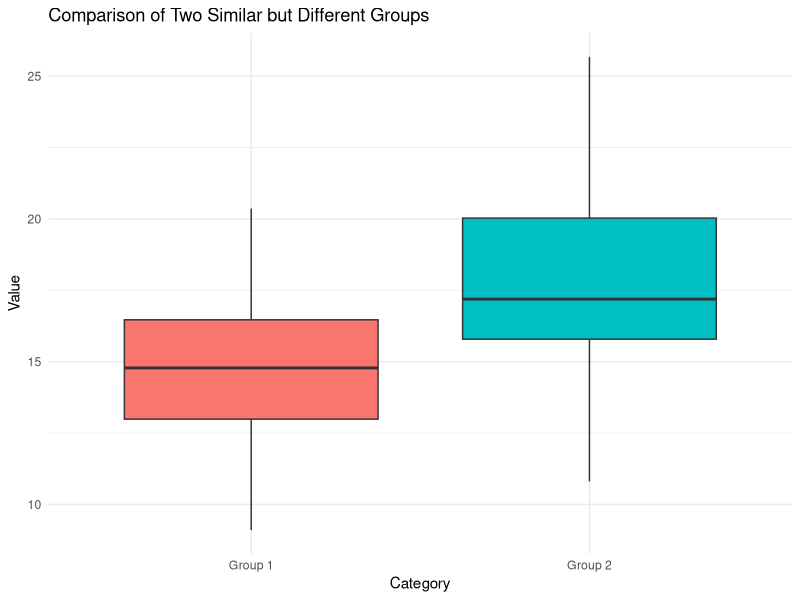
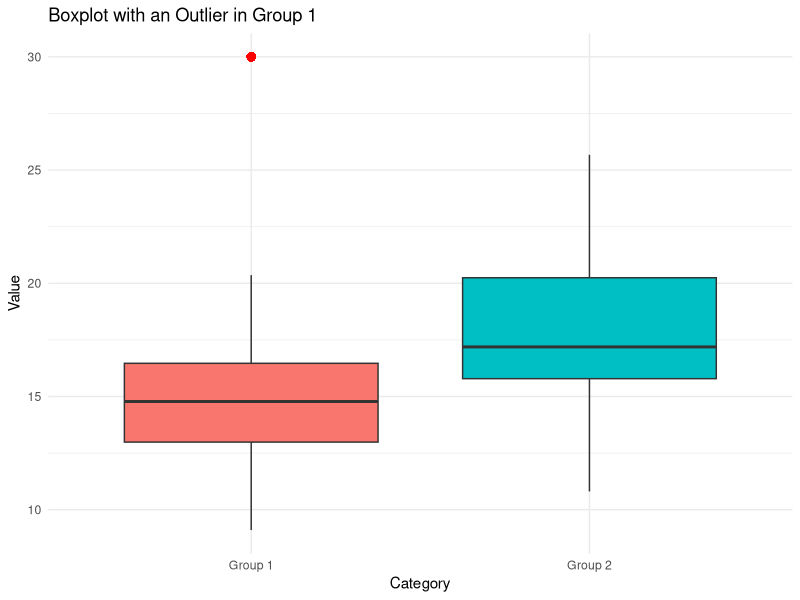
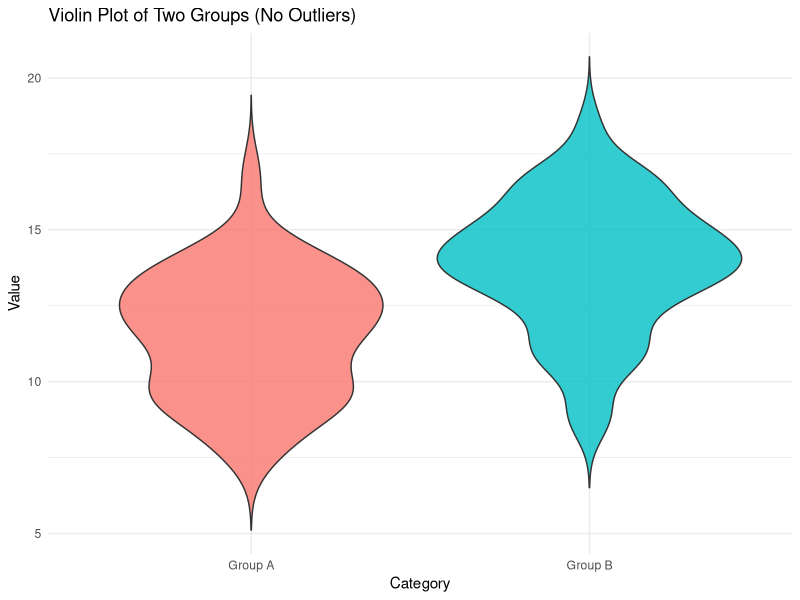
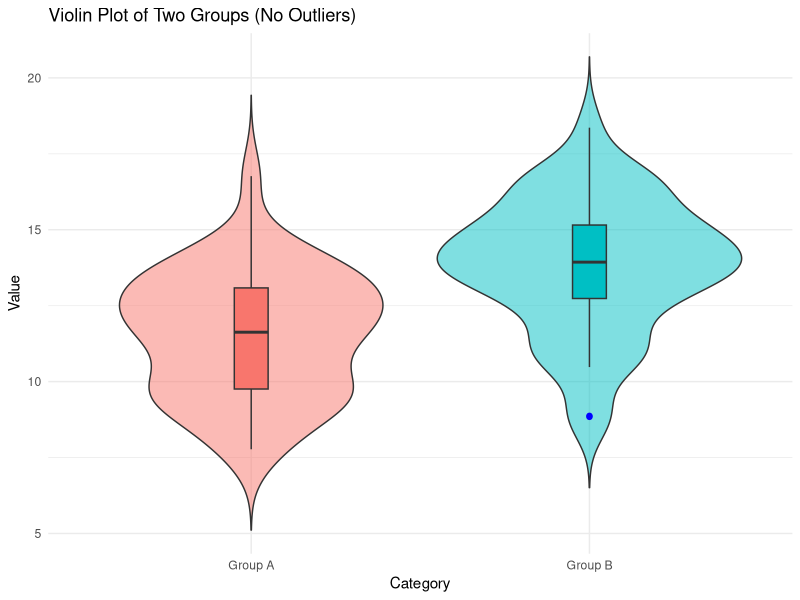
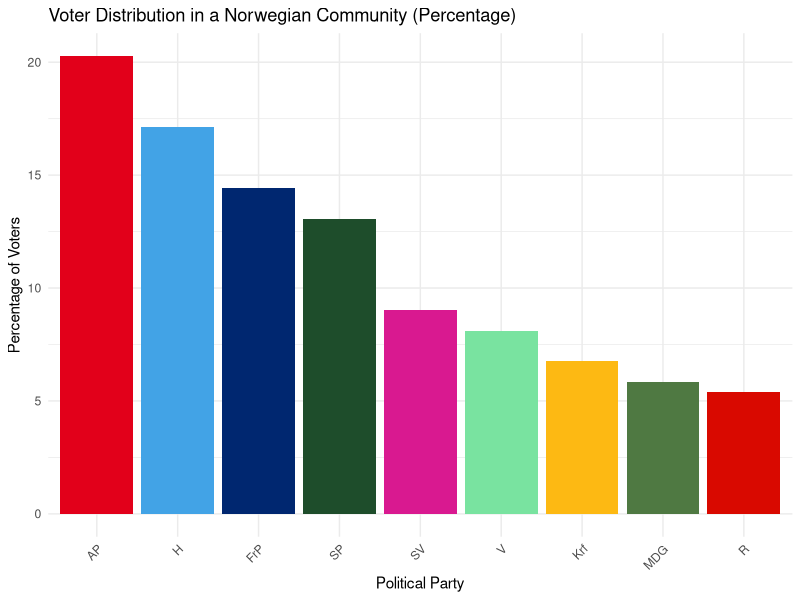
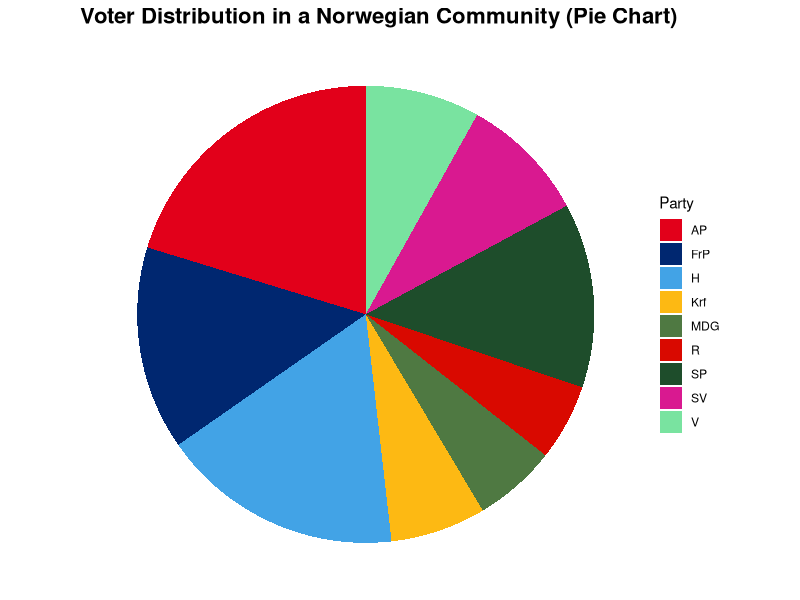
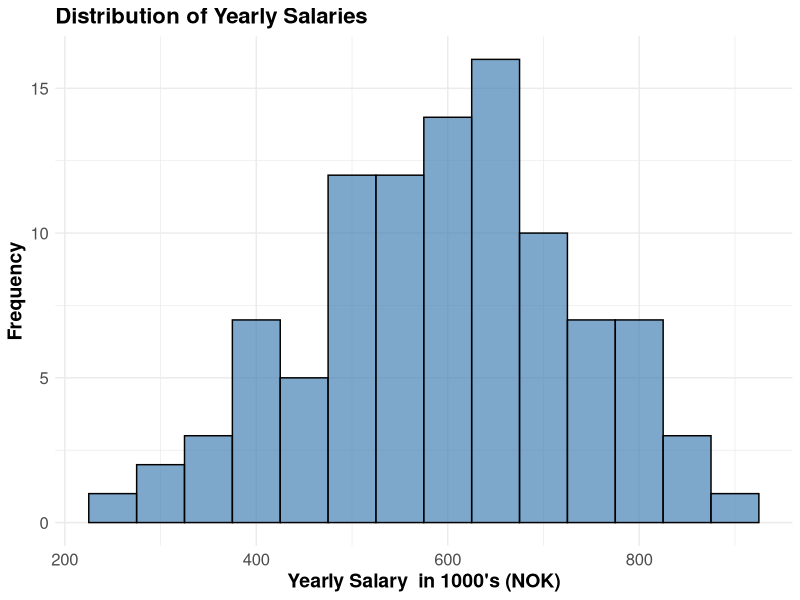
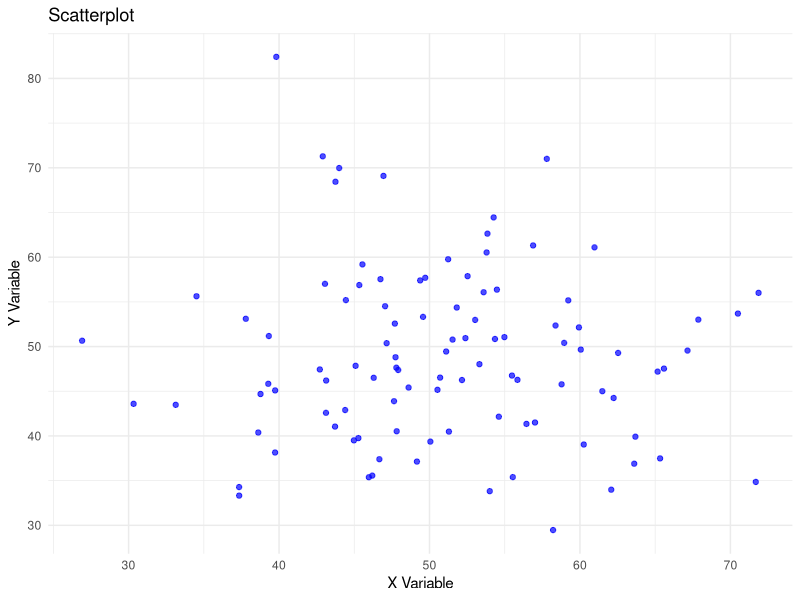

Source code (R) for these figures, in order:
## ---- chunk 1
# Load required package
library(ggplot2)

# Set seed for reproducibility
set.seed(123)

# Create dataset with two groups that have similar distributions but key differences
data <- data.frame(
  Category = rep(c("Group 1", "Group 2"), each = 30),
  Value = c(rnorm(30, mean = 15, sd = 3),  # Group 1: Mean 15, SD 3
            rnorm(30, mean = 17, sd = 4))  # Group 2: Mean 17, SD 4 (slightly higher mean, more spread)
)

# Generate the boxplot
plot <- ggplot(data, aes(x = Category, y = Value, fill = Category)) +
  geom_boxplot() +
  ggtitle("Comparison of Two Similar but Different Groups") +
  theme_minimal() +
  theme(legend.position = "none")  # Remove legend since we already have x-axis labels

# Display the plot
print(plot)


## ---- chunk 2
# Load required package
library(ggplot2)

# Set seed for reproducibility
set.seed(123)

# Create dataset with an outlier added to Group 1
data <- data.frame(
  Category = rep(c("Group 1", "Group 2"), each = 30),
  Value = c(rnorm(29, mean = 15, sd = 3),  # 29 normal values for Group 1
            30,  # Outlier for Group 1 (far from the main distribution)
            rnorm(30, mean = 17, sd = 4))  # Group 2 remains similar
)

# Generate the boxplot
plot <- ggplot(data, aes(x = Category, y = Value, fill = Category)) +
  geom_boxplot(outlier.shape = 16, outlier.size = 3, outlier.color = "red") + # Custom outlier style
  ggtitle("Boxplot with an Outlier in Group 1") +
  theme_minimal() +
  theme(legend.position = "none")  # Remove legend since x-axis labels are clear

# Display the plot
print(plot)

## ---- chunk 3
# Load required package
library(ggplot2)

# Set seed for reproducibility
set.seed(999)

# Create a new dataset with two groups, ensuring no extreme outliers
data <- data.frame(
  Category = rep(c("Group A", "Group B"), each = 40),  # 40 observations per group
  Value = c(rnorm(40, mean = 12, sd = 2),  # Group A: Mean 12, SD 2
            rnorm(40, mean = 14, sd = 2.5)) # Group B: Mean 14, SD 2.5 (slightly higher mean, more spread)
)

# Generate the violin plot
plot <- ggplot(data, aes(x = Category, y = Value, fill = Category)) +
  geom_violin(trim = FALSE, alpha = 0.8) +  # Violin plot to show distribution without trimming
  ggtitle("Violin Plot of Two Groups (No Outliers)") +
  theme_minimal() +
  theme(legend.position = "none")  # Remove legend since x-axis labels are clear

# Display the plot
print(plot)


## ---- chunk 4
# Load required package
library(ggplot2)

# Set seed for reproducibility
set.seed(999)

# Create a new dataset with two groups, ensuring no extreme outliers
data <- data.frame(
  Category = rep(c("Group A", "Group B"), each = 40),  # 40 observations per group
  Value = c(rnorm(40, mean = 12, sd = 2),  # Group A: Mean 12, SD 2
            rnorm(40, mean = 14, sd = 2.5)) # Group B: Mean 14, SD 2.5 (slightly higher mean, more spread)
)

# Generate the violin plot
plot <- ggplot(data, aes(x = Category, y = Value, fill = Category)) +
  geom_violin(trim = FALSE, alpha = 0.5) +  # Violin plot to show distribution without trimming
  geom_boxplot(width=0.1, outlier.color = "blue") + # boxplot
  ggtitle("Violin Plot of Two Groups (No Outliers)") +
  theme_minimal() +
  theme(legend.position = "none")  # Remove legend since x-axis labels are clear

# Display the plot
print(plot)
## ---- chunk 5
# Load required package
library(ggplot2)

# Create a dataset for voter distribution
data <- data.frame(
  Party = c("AP", "H", "FrP", 
            "SP", "SV", "V", 
            "Krf", "MDG", "R"),
  Voters = c(450, 380, 320, 290, 200, 180, 150, 130, 120)  # Hypothetical voter counts
)

# Calculate percentage of total voters
data$Percentage <- (data$Voters / sum(data$Voters)) * 100

# Custom colors for each party
party_colors <- c(
  "AP" = "#E2001A",
  "H" = "#42A3E6",
  "FrP" = "#002770",
  "SP" = "#1E4D2B",
  "SV" = "#D91990",
  "V" = "#79E3A0",
  "Krf" = "#FDB913",
  "MDG" = "#4F7942",
  "R" = "#D90900"
)

# Generate the bar plot with percentage y-axis
plot <- ggplot(data, aes(x = reorder(Party, -Percentage), y = Percentage, fill = Party)) +
  geom_bar(stat = "identity") +  # Use identity to plot exact values
  ggtitle("Voter Distribution in a Norwegian Community (Percentage)") +
  xlab("Political Party") +
  ylab("Percentage of Voters") +
  scale_fill_manual(values = party_colors) +  # Apply custom colors
  theme_minimal() +
  theme(axis.text.x = element_text(angle = 45, hjust = 1),  # Rotate x-axis labels for readability
        legend.position = "none")  # Hide legend since x-axis labels are clear

# Display the plot
print(plot)


## ---- chunk 6
# Load required package
library(ggplot2)

# Create a dataset for voter distribution
data <- data.frame(
  Party = c("AP", "H", "FrP", 
            "SP", "SV", "V", 
            "Krf", "MDG", "R"),
  Voters = c(450, 380, 320, 290, 200, 180, 150, 130, 120)  # Hypothetical voter counts
)

# Calculate percentage of total voters
data$Percentage <- (data$Voters / sum(data$Voters)) * 100

# Custom colors for each party
party_colors <- c(
  "AP" = "#E2001A",
  "H" = "#42A3E6",
  "FrP" = "#002770",
  "SP" = "#1E4D2B",
  "SV" = "#D91990",
  "V" = "#79E3A0",
  "Krf" = "#FDB913",
  "MDG" = "#4F7942",
  "R" = "#D90900"
)

# Generate the pie chart
pie_chart <- ggplot(data, aes(x = "", y = Percentage, fill = Party)) +
  geom_bar(stat = "identity", width = 1) +  # Create a bar chart to transform into a pie chart
  coord_polar(theta = "y") +  # Convert to a pie chart
  scale_fill_manual(values = party_colors) +  # Apply custom colors
  ggtitle("Voter Distribution in a Norwegian Community (Pie Chart)") +
  theme_void() +  # Remove background elements for a clean look
  theme(plot.title = element_text(size = 16, face = "bold"))

# Display the pie chart
print(pie_chart)

## ---- chunk 7
# Load required package
library(ggplot2)

# Set seed for reproducibility
set.seed(101)

# Generate a synthetic dataset of yearly salaries (in NOK)
data <- data.frame(
  Salary = c(rnorm(100, mean = 600, sd = 150))  # 100 salaries with normal distribution
)

# Generate the histogram
histogram <- ggplot(data, aes(x = Salary)) +
  geom_histogram(binwidth = 50, fill = "steelblue", color = "black", alpha = 0.7) +  # Histogram settings
  ggtitle("Distribution of Yearly Salaries") +
  xlab("Yearly Salary  in 1000's (NOK)") +
  ylab("Frequency") +
  theme_minimal() +
  theme(plot.title = element_text(size = 16, face = "bold"),
        axis.text = element_text(size = 12),
        axis.title = element_text(size = 14, face = "bold"))

# Display the histogram
print(histogram)

## ---- chunk 8
# Load required package
library(ggplot2)

# Set seed for reproducibility
set.seed(123)

# Generate dataset where the two variables are independent (no correlation)
data_independent <- data.frame(
  X = rnorm(100, mean = 50, sd = 10),  # Random X values
  Y = rnorm(100, mean = 50, sd = 10)   # Random Y values, independent of X
)


# Scatterplot of independent variables
scatter_independent <- ggplot(data_independent, aes(x = X, y = Y)) +
  geom_point(color = "blue", alpha = 0.7) +
  ggtitle("Scatterplot") +
  xlab("X Variable") +
  ylab("Y Variable") +
  theme_minimal()

# Display the plots
print(scatter_independent)

## ---- chunk 9
# Load required package
library(ggplot2)

# Set seed for reproducibility
set.seed(123)

# Generate dataset where the two variables have a strong positive correlation
data_correlated <- data.frame(
  X = rnorm(100, mean = 50, sd = 10)
)
data_correlated$Y <- data_correlated$X * 2 + rnorm(100, mean = 0, sd = 5)  # Strong linear relationship

# Scatterplot of correlated variables
scatter_correlated <- ggplot(data_correlated, aes(x = X, y = Y)) +
  geom_point(color = "red", alpha = 0.7) +

  ggtitle("Scatterplot") +
  xlab("X Variable") +
  ylab("Y Variable") +
  theme_minimal()

# Display the plot
print(scatter_correlated)

## ---- chunk 10
# Load required package
library(ggplot2)

# Set seed for reproducibility
set.seed(123)

# Generate dataset where the two variables have a strong positive correlation
data_correlated <- data.frame(
  X = rnorm(100, mean = 50, sd = 10)
)
data_correlated$Y <- data_correlated$X * 2 + rnorm(100, mean = 0, sd = 5)  # Strong linear relationship

# Scatterplot of correlated variables
scatter_correlated <- ggplot(data_correlated, aes(x = X, y = Y)) +
  geom_point(color = "red", alpha = 0.7) +
  geom_smooth(method = "lm", color = "black", se = FALSE) +  # Add a trend line
  ggtitle("Scatterplot of Strongly Correlated Variables") +
  xlab("X Variable") +
  ylab("Y Variable") +
  theme_minimal()

# Display the plot
print(scatter_correlated)

## ---- chunk 11
# Load required packages
library(ggplot2)
library(gridExtra)  # For arranging multiple plots

# Set seed for reproducibility
set.seed(123)

# Generate data that follows a Gaussian (Normal) distribution
data_gaussian <- data.frame(
  Value = rnorm(1000, mean = 50, sd = 10)  # Normally distributed data
)

# Generate data that does NOT follow a Gaussian distribution (e.g., Exponential distribution)
data_skewed <- data.frame(
  Value = rexp(1000, rate = 0.1)  # Exponentially distributed data (right-skewed)
)

# Histogram of Gaussian-like data
hist_gaussian <- ggplot(data_gaussian, aes(x = Value)) +
  geom_histogram(binwidth = 5, fill = "steelblue", color = "black", alpha = 0.7) +
  ggtitle("Histogram 1") +
  xlab("Value") +
  ylab("Frequency") +
  theme_minimal()

# Histogram of non-Gaussian data
hist_skewed <- ggplot(data_skewed, aes(x = Value)) +
  geom_histogram(binwidth = 5, fill = "darkred", color = "black", alpha = 0.7) +
  ggtitle("Histogram 2") +
  xlab("Value") +
  ylab("Frequency") +
  theme_minimal()

# Arrange the two plots side by side
grid.arrange(hist_gaussian, hist_skewed, ncol = 2)

## ---- chunk 12

# Load required packages
library(ggplot2)
library(gridExtra)  # For arranging multiple plots

# Set seed for reproducibility
set.seed(123)

# Generate datasets with different distributions
data_1 <- data.frame(Value = rexp(1000, rate = 0.2))  # Mild right skew
data_2 <- data.frame(Value = rexp(1000, rate = 0.5))  # Strong right skew
data_3 <- data.frame(Value = -rlnorm(1000, meanlog = 3, sdlog = 0.5) + 50)  # Left skewed (negative log-normal)
data_4 <- data.frame(Value = rnorm(1000, mean = 50, sd = 10))  # Symmetric (Normal distribution)

# Create the histograms
hist_1 <- ggplot(data_1, aes(x = Value)) +
  geom_histogram(binwidth = 2, fill = "blue", color = "black", alpha = 0.7) +
  ggtitle("1") +
  theme_minimal()

hist_2 <- ggplot(data_2, aes(x = Value)) +
  geom_histogram(binwidth = 1, fill = "red", color = "black", alpha = 0.7) +
  ggtitle("2") +
  theme_minimal()

hist_3 <- ggplot(data_3, aes(x = Value)) +
  geom_histogram(binwidth = 2, fill = "green", color = "black", alpha = 0.7) +
  ggtitle("3") +
  theme_minimal()

hist_4 <- ggplot(data_4, aes(x = Value)) +
  geom_histogram(binwidth = 5, fill = "purple", color = "black", alpha = 0.7) +
  ggtitle("4") +
  theme_minimal()

# Arrange the four plots in a 2x2 grid
grid.arrange(hist_1, hist_2, hist_3, hist_4, ncol = 2, nrow = 2)


## ---- chunk 13
# Load required packages
library(ggplot2)
library(gridExtra)  # For arranging multiple plots

# Set seed for reproducibility
set.seed(123)

# Generate datasets with different tail heaviness
data_1 <- data.frame(Value = rnorm(1000, mean = 50, sd = 10))  # Normal distribution (standard tails)
data_2 <- data.frame(Value = rt(1000, df = 8) * 10 + 50)  # t-distribution with df = 10 (moderately heavy tails)
data_3 <- data.frame(Value = rt(1000, df = 3) * 10 + 50)  # t-distribution with df = 3 (heavier tails)
data_4 <- data.frame(Value = runif(1000, min = 30, max = 70))  # Uniform distribution (lightest tails)

# Create the histograms
hist_1 <- ggplot(data_1, aes(x = Value)) +
  geom_histogram(binwidth = 5, fill = "blue", color = "black", alpha = 0.7) +
  ggtitle("A") +
  theme_minimal()

hist_2 <- ggplot(data_2, aes(x = Value)) +
  geom_histogram(binwidth = 5, fill = "red", color = "black", alpha = 0.7) +
  ggtitle("B") +
  theme_minimal()

hist_3 <- ggplot(data_3, aes(x = Value)) +
  geom_histogram(binwidth = 5, fill = "green", color = "black", alpha = 0.7) +
  ggtitle("C") +
  theme_minimal()

hist_4 <- ggplot(data_4, aes(x = Value)) +
  geom_histogram(binwidth = 5, fill = "purple", color = "black", alpha = 0.7) +
  ggtitle("D") +
  theme_minimal()

# Arrange the four plots in a 2x2 grid
grid.arrange(hist_1, hist_2, hist_3, hist_4, ncol = 2, nrow = 2)

## ---- chunk 14
# Load required packages
library(ggplot2)
library(gridExtra)  # For arranging multiple plots

# Set seed for reproducibility
set.seed(123)

# Generate datasets with normal distributions of different means
data_A <- data.frame(Value = rnorm(1000, mean = 30, sd = 10))  # Mean = 30
data_B <- data.frame(Value = rnorm(1000, mean = 40, sd = 10))  # Mean = 40
data_C <- data.frame(Value = rnorm(1000, mean = 50, sd = 10))  # Mean = 50
data_D <- data.frame(Value = rnorm(1000, mean = 60, sd = 10))  # Mean = 60
data_E <- data.frame(Value = rnorm(1000, mean = 70, sd = 10))  # Mean = 70
data_F <- data.frame(Value = rnorm(1000, mean = 80, sd = 10))  # Mean = 80

# Create the histograms
hist_A <- ggplot(data_A, aes(x = Value)) +
  geom_histogram(binwidth = 5, fill = "blue", color = "black", alpha = 0.7) +
  ggtitle("D") +
  theme_minimal()

hist_B <- ggplot(data_B, aes(x = Value)) +
  geom_histogram(binwidth = 5, fill = "red", color = "black", alpha = 0.7) +
  ggtitle("F") +
  theme_minimal()

hist_C <- ggplot(data_C, aes(x = Value)) +
  geom_histogram(binwidth = 5, fill = "green", color = "black", alpha = 0.7) +
  ggtitle("C") +
  theme_minimal()

hist_D <- ggplot(data_D, aes(x = Value)) +
  geom_histogram(binwidth = 5, fill = "purple", color = "black", alpha = 0.7) +
  ggtitle("B") +
  theme_minimal()

hist_E <- ggplot(data_E, aes(x = Value)) +
  geom_histogram(binwidth = 5, fill = "orange", color = "black", alpha = 0.7) +
  ggtitle("E") +
  theme_minimal()

hist_F <- ggplot(data_F, aes(x = Value)) +
  geom_histogram(binwidth = 5, fill = "cyan", color = "black", alpha = 0.7) +
  ggtitle("A") +
  theme_minimal()

# Arrange the six plots in a 3x2 grid
grid.arrange(hist_F, hist_D, hist_C, hist_A, hist_E, hist_B, ncol = 2, nrow = 3)

## ---- chunk 15
# Load required packages
library(ggplot2)
library(gridExtra)  # For arranging multiple plots

# Set seed for reproducibility
set.seed(123)

# Generate datasets with different variances (standard deviations)
data_low_var <- data.frame(Value = rnorm(1000, mean = 50, sd = 10))   # Low variance (SD = 5)
data_medium_var <- data.frame(Value = rnorm(1000, mean = 50, sd = 20)) # Medium variance (SD = 15)
data_high_var <- data.frame(Value = rnorm(1000, mean = 50, sd = 40))  # High variance (SD = 40)

# Create the histograms
hist_low_var <- ggplot(data_low_var, aes(x = Value)) +
  geom_histogram(binwidth = 2, fill = "blue", color = "black", alpha = 0.7) +
  ggtitle("B") +
  xlab("Value") + ylab("Frequency") +
  xlim(-50, 150) +
  theme_minimal()

hist_medium_var <- ggplot(data_medium_var, aes(x = Value)) +
  geom_histogram(binwidth = 5, fill = "red", color = "black", alpha = 0.7) +
  ggtitle("A") +
  xlab("Value") + ylab("Frequency") +
  xlim(-50, 150) +
  theme_minimal()

hist_high_var <- ggplot(data_high_var, aes(x = Value)) +
  geom_histogram(binwidth = 10, fill = "green", color = "black", alpha = 0.7) +
  ggtitle("C") +
  xlab("Value") + ylab("Frequency") +
  xlim(-50, 150) +
  theme_minimal()

# Arrange the three plots in a 1x3 grid
grid.arrange(hist_medium_var, hist_low_var, hist_high_var, ncol = 3, nrow = 1)


## ---- chunk 16
data("Titanic")
titanic_data <- as.data.frame(Titanic)
knitr::kable(head(titanic_data,10))
